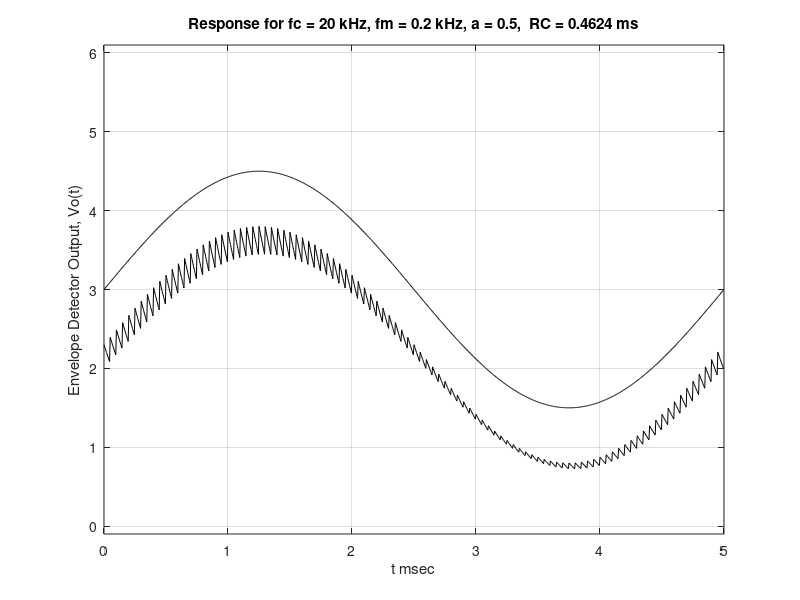

Source code (MATLAB):
% Matlab script to determine the time constant needed by an RC circuit used
% in an envelope detector. (This program was written by an EE160 student.)
% EE160. San Jose State University. Documented in Fall 2009 and Fall 2022

clc; clear all; 

fc = 20;                % Carrier signal frequency in kHz
Ac = 3;                 % Carrier signal amplitude in volts

fm = 0.2;               % Modulating frequency in kHz

tau = 0.4624;           % Time constant(ms) with R = 68 K and C = 6800 pF

a  = 0.50;              % Modulation index(must be between 0 and 1))


N = 1000;               % Number of samples per cycle 
tmax=2/fm;              % Simulate 2 periods (plot the second period)
tstep=tmax/(2*N);       % Simulation time step
t=0:tstep:tmax;         % Time values
wc=2*pi*fc;             % Carrier signal angular frequency
wm=2*pi*fm;             % Message signal angular frequency
Vm=Ac*(1+a*sin(wm*t));  % Envelope signal 
Vw=Vm.*cos(wc*t);       % Conventional AM (DSB-LC) signal
Vr=max(Vw-0.7,0);       % Half-rectifier (diode) outout with Vd = 0.7 V

Ve(1)=1;                % Initial enveope detector value
fac = exp(-tstep/tau);  % Decay factor (RC circuit response) over time

for n=2:length(Vr)      % Simulate the envelope detector
    Ve(n)=max(Vr(n),fac*Ve(n-1)); 
end 

% Plot both envelope and detected waveforms in the time domain
plot(t(1:N),Ve(N+1:2*N),'-k',t(1:N),Vm(N+1:2*N), '-k')
grid on, axis ([ 0 tmax/2 -0.1 2*Ac+0.1])
xlabel('t msec')
ylabel('Envelope Detector Output, Vo(t)')
title([ sprintf('Response for fc = %g kHz, fm = %g kHz, a = %g, ', ...
    fc, fm, a), sprintf(' RC = %g ms', tau) ])